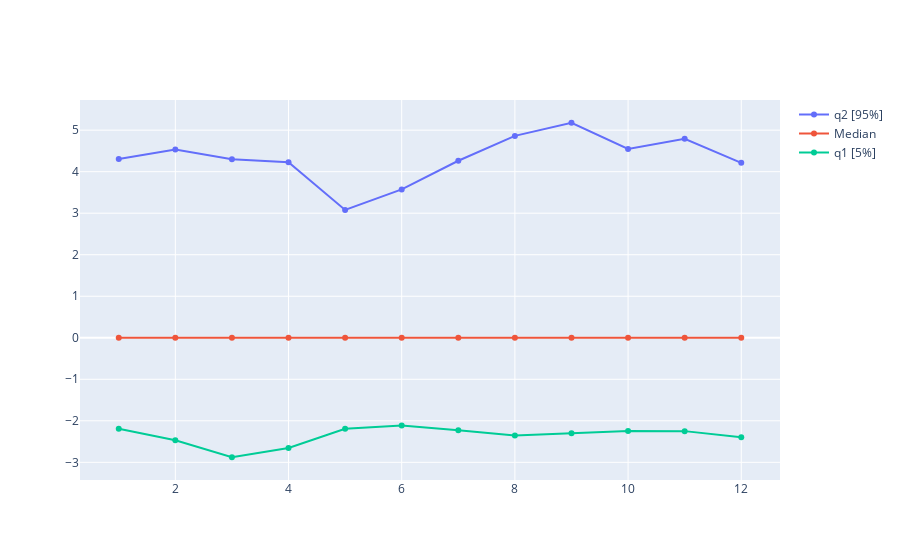

Notebook source saved alongside this figure:
### Code cell
# Create traces
fig = go.Figure()
fig.add_trace(go.Scatter(x=df_month_stats["dt_start_utc"], y=df_month_stats["voality_q2"],
                    mode='lines+markers', 
                    name='q2 [95%]'))

fig.add_trace(go.Scatter(x=df_month_stats["dt_start_utc"], y=df_month_stats["voality_median"],
                    mode='lines+markers',
                    name='Median'))

fig.add_trace(go.Scatter(x=df_month_stats["dt_start_utc"], y=df_month_stats["voality_q1"],
                    mode='lines+markers',
                    name='q1 [5%]' ))


fig.show()

### Figure 1 — Plotly figure (JSON) as saved in the notebook; plotly's stock layout.template omitted (floating-point values rounded to 4 significant figures)
{"data": [{"mode": "lines+markers", "name": "q2 [95%]", "type": "scatter", "x": [1, 2, 3, 4, 5, 6, 7, 8, 9, 10, 11, 12], "y": [4.307, 4.536, 4.299, 4.229, 3.078, 3.573, 4.263, 4.862, 5.178, 4.545, 4.791, 4.213]}, {"mode": "lines+markers", "name": "Median", "type": "scatter", "x": [1, 2, 3, 4, 5, 6, 7, 8, 9, 10, 11, 12], "y": [0, 0, 0, 0, 0, 0, 0, 0, 0, 0, 0, 0]}, {"mode": "lines+markers", "name": "q1 [5%]", "type": "scatter", "x": [1, 2, 3, 4, 5, 6, 7, 8, 9, 10, 11, 12], "y": [-2.192, -2.467, -2.878, -2.653, -2.194, -2.114, -2.227, -2.355, -2.297, -2.246, -2.249, -2.397]}], "layout": {"autosize": true, "xaxis": {"autorange": true, "range": [0.3101, 12.69], "type": "linear"}, "yaxis": {"autorange": true, "range": [-3.542, 5.843], "type": "linear"}}}
